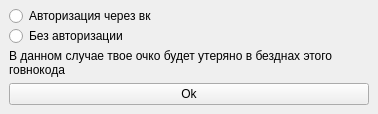
<?xml version="1.0" encoding="UTF-8"?>
<ui version="4.0">
 <class>QuestWindow</class>
 <widget class="QMainWindow" name="QuestWindow">
  <property name="geometry">
   <rect>
    <x>0</x>
    <y>0</y>
    <width>378</width>
    <height>114</height>
   </rect>
  </property>
  <property name="windowTitle">
   <string>Авторизация</string>
  </property>
  <widget class="QWidget" name="centralwidget">
   <layout class="QVBoxLayout" name="verticalLayout_2">
    <item>
     <layout class="QVBoxLayout" name="verticalLayout">
      <item>
       <widget class="QRadioButton" name="radioButton_2">
        <property name="text">
         <string>Авторизация через вк</string>
        </property>
       </widget>
      </item>
      <item>
       <widget class="QRadioButton" name="radioButton">
        <property name="text">
         <string>Без авторизации</string>
        </property>
       </widget>
      </item>
     </layout>
    </item>
    <item>
     <spacer name="verticalSpacer">
      <property name="orientation">
       <enum>Qt::Vertical</enum>
      </property>
      <property name="sizeHint" stdset="0">
       <size>
        <width>20</width>
        <height>40</height>
       </size>
      </property>
     </spacer>
    </item>
    <item>
     <widget class="QLabel" name="label">
      <property name="enabled">
       <bool>true</bool>
      </property>
      <property name="text">
       <string>В данном случае твое очко будет утеряно в безднах этого говнокода</string>
      </property>
      <property name="wordWrap">
       <bool>true</bool>
      </property>
     </widget>
    </item>
    <item>
     <widget class="QPushButton" name="pushButton">
      <property name="text">
       <string>Ok</string>
      </property>
     </widget>
    </item>
   </layout>
  </widget>
 </widget>
 <resources/>
 <connections/>
</ui>
